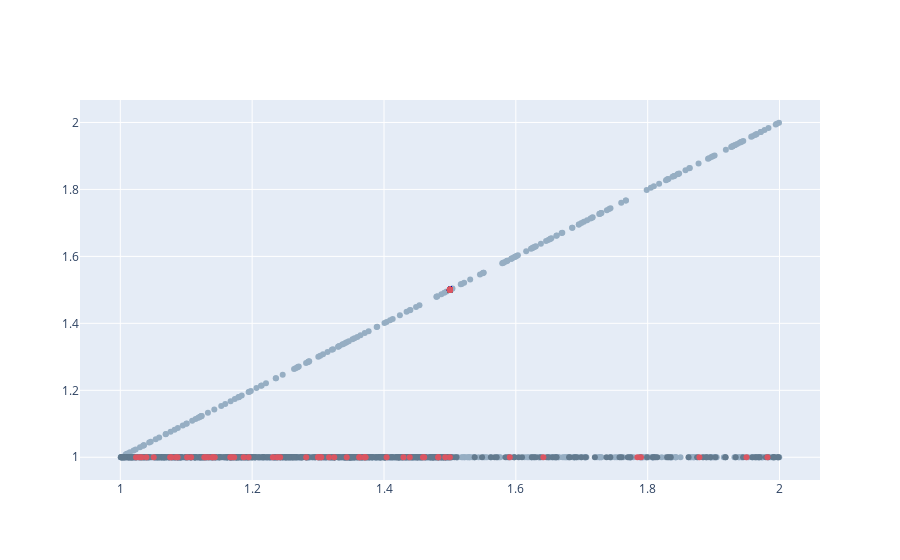

The notebook cell saved with this chart:
### Code cell
fig = go.Figure()
fig.add_traces([
    go.Scatter(
        name='Upper Bound',
        x=scale_data.loc[scale_data.label == 'ssim_no_moire'].stretch_x,
        y=scale_data.loc[scale_data.label == 'ssim_no_moire'].stretch_y,
        mode='markers',
        marker=dict(color=COLOR_MAP['ssim_no_moire']),
        line=dict(width=1),
        showlegend=False
    ),
    go.Scatter(
        name='Lower Bound',
        x=scale_data.loc[scale_data.label == 'checked_no_moire'].stretch_x,
        y=scale_data.loc[scale_data.label == 'checked_no_moire'].stretch_y,
        line=dict(width=1),
        mode='markers',
        marker=dict(color=COLOR_MAP['checked_no_moire']),
        showlegend=False
    ),
    go.Scatter(
        x=scale_data.loc[scale_data.label == 'checked_moire'].stretch_x,
        y=scale_data.loc[scale_data.label == 'checked_moire'].stretch_y,
        mode='markers',
        marker=dict(color=COLOR_MAP['checked_moire']),
        showlegend=False
    )
])

fig.write_image( attachment_dir / 'skalierung.jpg' )

fig

### Figure 1 — Plotly figure (JSON) as saved in the notebook; plotly's stock layout.template omitted (floating-point values rounded to 4 significant figures; data arrays with more than 128 entries replaced by an {"elided": "..."} marker saying what was removed)
{"data": [{"line": {"width": 1}, "marker": {"color": "#96aec3"}, "mode": "markers", "name": "Upper Bound", "showlegend": false, "type": "scatter", "x": {"elided": "1214 float values"}, "y": {"elided": "1214 float values"}}, {"line": {"width": 1}, "marker": {"color": "#627a8e"}, "mode": "markers", "name": "Lower Bound", "showlegend": false, "type": "scatter", "x": {"elided": "871 float values"}, "y": {"elided": "871 float values"}}, {"marker": {"color": "#db5561"}, "mode": "markers", "showlegend": false, "type": "scatter", "x": [1.173, 1.078, 1.032, 1.076, 1.5, 1.107, 1.024, 1.238, 1.04, 1.101, 1.305, 1.143, 1.084, 1.134, 1.363, 1.127, 1.3, 1.282, 1.051, 1.493, 1.242, 1.362, 1.482, 1.14, 1.195, 1.459, 1.129, 1.404, 1.429, 1.372, 1.231, 1.304, 1.325, 1.482, 1.187, 1.343, 1.439, 1.087, 1.029, 1.95, 1.784, 1.878, 1.461, 1.317, 1.167, 1.371, 1.169, 1.14, 1.982, 1.79, 1.642, 1.591, 1.3, 1.37, 1.5, 1.5, 1.5, 1.5, 1.5, 1.5, 1.5, 1.5, 1.5, 1.5, 1.5, 1.5, 1.5, 1.5, 1.5, 1.5, 1.5, 1.5, 1.5, 1.5, 1.5], "y": [1, 1, 1, 1, 1, 1, 1, 1, 1, 1, 1, 1, 1, 1, 1, 1, 1, 1, 1, 1, 1, 1, 1, 1, 1, 1, 1, 1, 1, 1, 1, 1, 1, 1, 1, 1, 1, 1, 1, 1, 1, 1, 1, 1, 1, 1, 1, 1, 1, 1, 1, 1, 1, 1, 1.5, 1.5, 1.5, 1.5, 1.5, 1.5, 1.5, 1.5, 1.5, 1.5, 1.5, 1.5, 1.5, 1.5, 1.5, 1.5, 1.5, 1.5, 1.5, 1.5, 1.5]}], "layout": {"autosize": true, "xaxis": {"autorange": true, "range": [0.9412, 2.059], "type": "linear"}, "yaxis": {"autorange": true, "range": [0.9175, 2.082], "type": "linear"}}}
